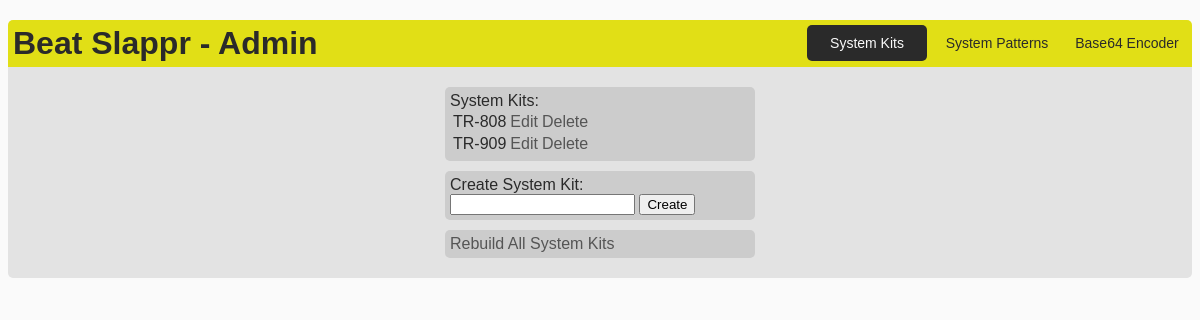
The page /admin/kits/index.php on the database as committed earlier.
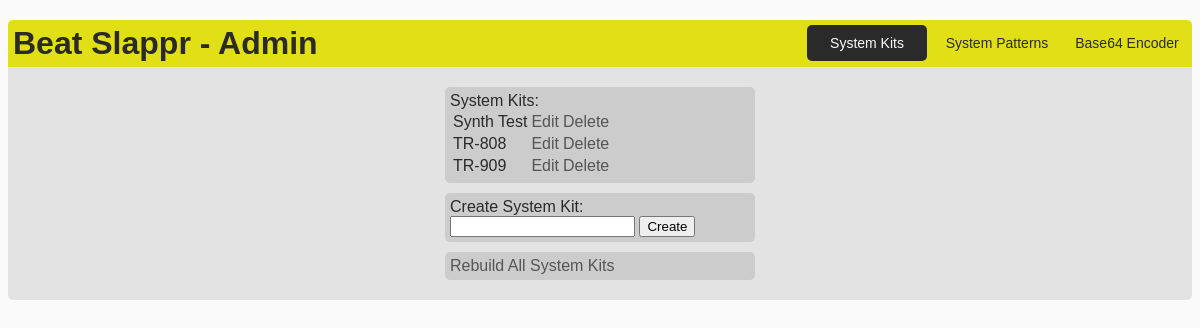
The same page on the database as committed later.
### tables this page shows
CREATE TABLE "system_sound_kit" ("id" INTEGER PRIMARY KEY  AUTOINCREMENT  NOT NULL , "name" VARCHAR);

### api/classes/system.inc.php (called while the page is built, shortened)
<?php
    class System {
        function __construct() {
            $this->db = new SQLite3(APP_PATH . "includes/db/main.db.sqlite");
        }
        public function getKits() {
            $result = $this->db->query("SELECT id, name from system_sound_kit ORDER BY name");
            return $this->_getAllRows($result);
        }
        private function _getAllRows($result) {
            $resultArr = array();
            while ($row = $result->fetchArray(SQLITE3_ASSOC)) {
                array_push($resultArr, $row);
            }
            return $resultArr;
        }
    }
?>

### admin/kits/index.php (the view, shortened to what this page needs)
<?php
    require_once APP_PATH . "admin/includes/templates/main.tpl.php";
    require_once APP_PATH . "/api/classes/system.inc.php";
    $systemAPI = new System();
    $template = new MainTemplate();
    $systemKits = $systemAPI->getKits();
    $tableStr = "<table>";
    foreach($systemKits as $systemKit) {
        $tableStr .= "
            <tr>
                <td>" . $systemKit['name'] . "</td>
                <td><a href='edit/?id=" . $systemKit['id'] . "'>Edit</a></td>
                <td><a href='?delete=" . $systemKit['id'] . "'>Delete</a></td>
            </tr>";
    }
    $tableStr .= "</table>";
    $data['title'] = "Beat Slappr Admin - System Kits";
    $data['headerTitle'] = "Beat Slappr - Admin";
    $data['menu'] = "divSystemKits";
    $data['content'] = "
        <div class='contentBlock'>
            System Kits:<br />
            $tableStr
        </div>
        <div class='contentBlock'>
            Create System Kit:<br />
            <form method='post' action=''>
                <input type='text' name='newKitName' />
                <input type='submit' value='Create' />
            </form>
        </div>
        <div class='contentBlock'>
            <a href='rebuild'>Rebuild All System Kits</a>
        </div>
    ";
    $template->render($data);
?>

### admin/includes/templates/main.tpl.php
<?php
    class MainTemplate {
        private $menuArr;
        function __construct() {
            $this->menuArr = array(
                "divSystemKits" => array(
                    "name"  => "System Kits",
                    "href"  => APP_URL . "admin/kits"
                ),
                "divSystemPatterns" => array(
                    "name"  => "System Patterns",
                    "href"  => APP_URL . "admin/patterns"
                ),
                "divBase64Encoder" => array(
                    "name"  => "Base64 Encoder",
                    "href"  => APP_URL . "admin/base64"
                )
            );
        }
        public function render($data) {
            echo "
            <!DOCTYPE HTML>
            <html>
                <head>
                    <title>" . $data['title'] . "</title>
                    <link rel='stylesheet' href='" . APP_URL . "admin/includes/style/style.css' type='text/css' media='screen' />
                </head>
                <body>
                    <div id='divHeader'>
                        <div id='divHeaderTitle'><a href='" . APP_URL . "admin'>" . $data['headerTitle'] . "</a></div>
                        <div id='divHeaderMenu'>";
                            foreach($this->menuArr as $key => $val) {
                                if($data['menu'] == $key) {
                                    $active = " class='activeMenu'";
                                    $href = $val['name'];
                                }else {
                                    $active = " class='inactiveMenu'";
                                    $href = "<a href='" . $val['href'] . "'>" . $val['name'] . "</a>";
                                }
                                echo "<div id='" . $key . "'" . $active . ">" . $href . "</div>";
                            }
                        echo "
                        </div>
                    </div>
                    <div id='divContent'>" . $data['content'] . "</div>
                </body>
            </html>";
        }
    }
?>

### admin/includes/style/style.css (style rules this page uses)
body { font-family: arial; color: #2a2a2a; background-color: #fafafa; }
a { color: #555; text-decoration: none; }
#divHeader { overflow: hidden; background-color:#E1DF16; margin-top: 20px; padding: 5px; -moz-border-radius: 5px 5px 0 0; -webkit-border-radius: 5px 5px 0 0; }
#divHeaderTitle { float: left; font-size:2em; font-weight: bold; }
#divHeaderTitle > a { color: inherit; text-decoration: none; }
#divHeaderMenu { float: right; overflow: hidden; }
#divHeaderMenu > div { float: left; font-size: 14px; margin-left: 10px; line-height: 36px; text-align: center; width: 120px; -moz-border-radius: 5px; -webkit-border-radius: 5px; }
#divHeaderMenu > div > a { color: inherit; text-decoration: inherit; cursor: inherit; }
.inactiveMenu { cursor: pointer; }
.activeMenu { cursor: normal; background-color: #2a2a2a; color: #fafafa; }
#divContent { background-color: #e3e3e3; padding: 10px; -moz-border-radius: 0 0 5px 5px; -webkit-border-radius: 0 0 5px 5px; }
.contentBlock { width: 300px; margin: 10px auto; padding: 5px; background-color: #ccc; -moz-border-radius: 5px; -webkit-border-radius: 5px; }

Rows that differ between the two databases and show on the page:
added system_sound_kit: name "Synth Test"
